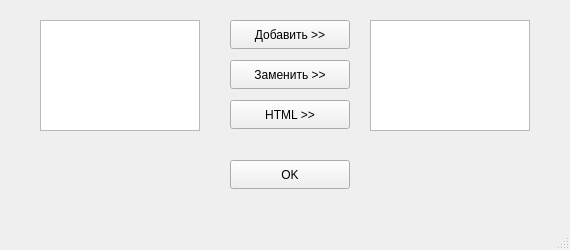
<?xml version="1.0" encoding="UTF-8"?>
<ui version="4.0">
 <class>MainWindow</class>
 <widget class="QMainWindow" name="MainWindow">
  <property name="geometry">
   <rect>
    <x>0</x>
    <y>0</y>
    <width>570</width>
    <height>250</height>
   </rect>
  </property>
  <property name="windowTitle">
   <string>MainWindow</string>
  </property>
  <widget class="QWidget" name="centralwidget">
   <widget class="QPlainTextEdit" name="plainTextEdit1">
    <property name="geometry">
     <rect>
      <x>40</x>
      <y>20</y>
      <width>160</width>
      <height>111</height>
     </rect>
    </property>
   </widget>
   <widget class="QPlainTextEdit" name="plainTextEdit2">
    <property name="geometry">
     <rect>
      <x>370</x>
      <y>20</y>
      <width>160</width>
      <height>111</height>
     </rect>
    </property>
   </widget>
   <widget class="QPushButton" name="btnAdd">
    <property name="geometry">
     <rect>
      <x>230</x>
      <y>20</y>
      <width>120</width>
      <height>29</height>
     </rect>
    </property>
    <property name="text">
     <string>Добавить &gt;&gt;</string>
    </property>
   </widget>
   <widget class="QPushButton" name="btnReplace">
    <property name="geometry">
     <rect>
      <x>230</x>
      <y>60</y>
      <width>120</width>
      <height>29</height>
     </rect>
    </property>
    <property name="text">
     <string>Заменить &gt;&gt;</string>
    </property>
   </widget>
   <widget class="QPushButton" name="btnOK">
    <property name="geometry">
     <rect>
      <x>230</x>
      <y>160</y>
      <width>120</width>
      <height>29</height>
     </rect>
    </property>
    <property name="text">
     <string>OK</string>
    </property>
   </widget>
   <widget class="QPushButton" name="btnHTML">
    <property name="geometry">
     <rect>
      <x>230</x>
      <y>100</y>
      <width>120</width>
      <height>29</height>
     </rect>
    </property>
    <property name="text">
     <string>HTML &gt;&gt;</string>
    </property>
   </widget>
  </widget>
  <widget class="QMenuBar" name="menubar">
   <property name="geometry">
    <rect>
     <x>0</x>
     <y>0</y>
     <width>570</width>
     <height>25</height>
    </rect>
   </property>
  </widget>
  <widget class="QStatusBar" name="statusbar"/>
 </widget>
 <resources/>
 <connections/>
</ui>
